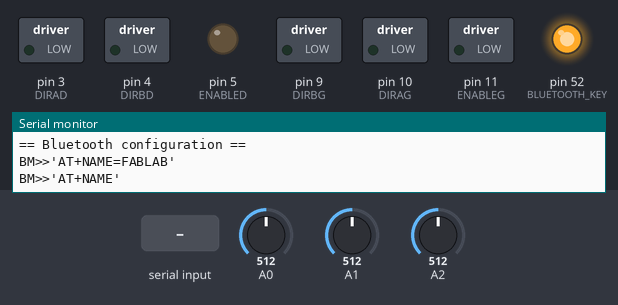
The sketch below on a simulated Arduino Mega 2560, built with avr-gcc and run on an emulated ATmega2560. Parts: switched loads named in the sketch (green lamp = pin HIGH), output pins drawn as LEDs (lit = HIGH), the last lines printed to the serial monitor. The test bench sets the inputs (shaded band); at power-on: A0 = 512, A1 = 512, A2 = 512. The modem accepts every AT command (registered, SIM ready, sends succeed) and sends nothing else.

Above: at 18.0 s.
18.1 s: "AT" received over the second serial link
20.6 s: "90,45\n" received over the second serial link
At 23.0 s:
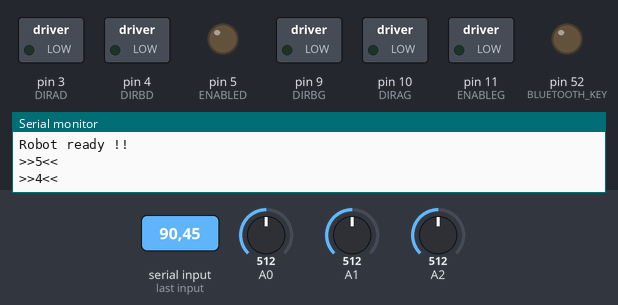
At 28.2 s:
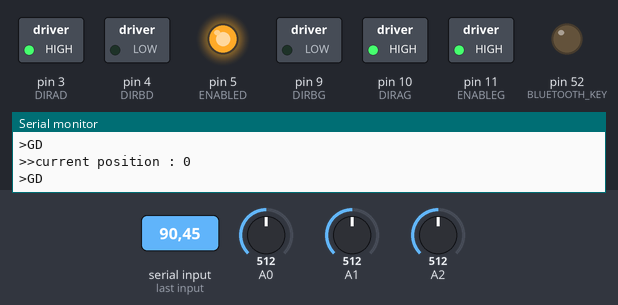
Timing chart, 0 to 29.2 s (numbered marks = the images above; inputs shaded):
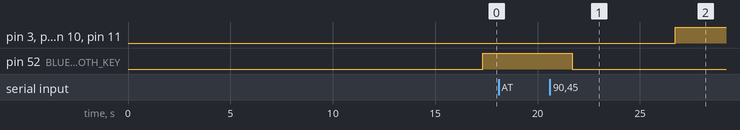

The sketch:

sensor_motors_bluetooth.ino
```cpp
#include <string.h>
#include <QTRSensors.h>

//////////////////////////////////////
// MOTORS
/////////////////////////////////////
// M1 PWM 1
#define ENABLEG 11
// M1 Direction 0/1 2
#define DIRAG 10
// M1 Direction 1/0 7
#define DIRBG 9
// M2 PWN 9
#define ENABLED 5
// M2 Direction 0/1 15
#define DIRAD 3
// M2 Direction 1/0 10
#define DIRBD 4

// VCC 8 && 16
// GND 4 && 13
// GND 5 && 12
// MotorG 3 && 6
// MotorD 14 && 11

//////////////////////////////////////
// SENSORS
/////////////////////////////////////
const int sensorInput1 = 0;
const int sensorInput2 = 1;
const int sensorInput3 = 2;
const int SENSOR_DELTA = 250;
QTRSensorsAnalog sensors ((unsigned char[]) {sensorInput1, sensorInput2, sensorInput3}, 3);

//////////////////////////////////////
// BLUETOOTH
/////////////////////////////////////
//const int BLUETOOTH_RX = 14; // TX3
//const int BLUETOOTH_TX = 15; // RX3
const int BLUETOOTH_KEY = 52; // KEY
const int AT_COMMAND_WAIT_TIME = 250; // time in ms to wait after command printed

// prefix for actions
const String SPEED_CHOOSE_PREFIX = "A";
const String SPEED_VALUE_PREFIX = "D";
const String DIRECTION_UP = "GO";
const String DIRECTION_BACK = "BACK";
const String DIRECTION_LEFT = "LEFT";
const String DIRECTION_RIGHT = "RIGHT";
const String DIRECTION_STOP = "STOP";
const String DIRECTION_BACK_CANCEL = "back";
const String DIRECTION_UP_CANCEL = "go";
const String DIRECTION_LEFT_CANCEL = "left";
const String DIRECTION_RIGHT_CANCEL = "right";
const String MANUAL_MODE = "MANUAL";
const String AUTO_MODE = "AUTO";

// Global vars
boolean isAutoMode = true;
int currentMotorsSpeed = 255;
int currentPosition = 0;

void setup() {
  // Power pins
  pinMode(ENABLEG, OUTPUT);
  pinMode(ENABLED, OUTPUT);

  // Rotation pins
  pinMode(DIRAG, OUTPUT);
  pinMode(DIRBG, OUTPUT);
  pinMode(DIRAD, OUTPUT);
  pinMode(DIRBD, OUTPUT);

  // Bluetooth pins
  pinMode(BLUETOOTH_KEY, OUTPUT);
  digitalWrite(BLUETOOTH_KEY, LOW);

  // serials initializations
  Serial.begin(9600);
  Serial3.begin(9600); // for bluetooth

  Serial.println("== Robot starting sequence ==");
  delay(2500);

  Serial.println("== Sensors calibration ==");
  delay(2500);
  for(int i =0; i < 250; i++){
    Serial.print(i);
    Serial.print("/");
    Serial.println(250);

    sensors.calibrate();
    delay(20);
  }
  Serial.println("== end of sensors calibration ==");
  Serial.println("== Bluetooth configuration ==");
  delay(1000);

  runCommand("AT+NAME=FABLAB", true);
  runCommand("AT+NAME", true);
  runCommand("AT+PSWD=2018", true);
  runCommand("AT+PSWD?", true);
  Serial.println("== end bluetooth configuration ==");

  Serial.println("Robot ready !!");

  for(int i = 5; i > 0; i--){
    Serial.print(">>");
    Serial.print(i);
    Serial.println("<<");
    //Serial.println(">>" + i + "<<");
    delay(1000);
  }
}

void loop() {
  // check serial input
  checkSerialInput();

  // check bluetooth input
  checkBluetoothInput();

  // position calculation
  currentPosition = calculateCurrentPosition();

  if(isAutoMode){
    Serial.print(">>current position : ");
    Serial.println(currentPosition);
    runAutoMode(currentPosition, currentMotorsSpeed);
  }else{
    runMotors(currentMotorsSpeed, true, true, false);
  }

  delay(50);
}

int calculateCurrentPosition(){
  unsigned int sensorsValues[3];
  int position = sensors.readLine(sensorsValues );
  position = position - 1000;

  return position;
}

void runAutoMode(int currentPosition, int motorSpeed){
  if(currentPosition < -250){
    runMotors(motorSpeed, false, true, true);
    Serial.println(">DD");
  }else if(currentPosition > 250){
    runMotors(motorSpeed, true, false, true);
    Serial.println(">GG");
  }else{
    runMotors(motorSpeed, true, true, false);
    Serial.println(">GD");
  }
}

/**
 * Run a motor (left / right / both)
 *
 * motorSpeed : motor speed (value between 0 and 255)
 * isMotorLeft : run the left motor
 * isMotorRight : run the right motor
 * stopOther : stop the other motor (if one of the two motors must be stopped)
 */
void runMotors(int motorSpeed, boolean isMotorLeft, boolean isMotorRight, boolean stopOther){
  // Rotation direction
  digitalWrite(DIRAG,HIGH);
  digitalWrite(DIRBG,LOW);

  digitalWrite(DIRAD,HIGH);
  digitalWrite(DIRBD,LOW);

  // controls for motors speed
  if(motorSpeed < 0){
    motorSpeed = 0;
  }else if(motorSpeed > 255){
    motorSpeed = 255;
  }

  if(isMotorLeft && isMotorRight){
    analogWrite(ENABLEG, motorSpeed);
    analogWrite(ENABLED, motorSpeed);
  }else if(isMotorLeft && !isMotorRight){
    analogWrite(ENABLEG, motorSpeed);
    if(stopOther){
      analogWrite(ENABLED, 0);
    }
  }else if(isMotorRight && !isMotorLeft){
    analogWrite(ENABLED, motorSpeed);
    if(stopOther){
      analogWrite(ENABLEG, 0);
    }
  }else{
    analogWrite(ENABLEG, 0);
    analogWrite(ENABLED, 0);
  }
}

/**
 * Send a commond to the bluetooth module
 *
 * command : command to send
 * isATCommand : specify if the command is for the module configuration or is to send to connected devices
 */
void runCommand(String command, boolean isATCommand){
  if(command.length() > 0){
    Serial.print("BM>>'");
    Serial.print(command);
    Serial.println("'");

    // activate command mode
    if(isATCommand){
      digitalWrite(BLUETOOTH_KEY, HIGH);
    }

    // print command
    Serial3.print(command);
    Serial3.print("\r\n");

    // wait for answer
    delay(300);

    // get and print answer
    if(Serial3.available()){
      String input = Serial3.readString();
      Serial.print("BM<<");
      Serial.println(input);
    }

    // unactive command mode
    if(isATCommand){
      digitalWrite(BLUETOOTH_KEY, LOW);
    }
  }
}

/**
 * Check if a command was send by us and treat it
 */
void checkSerialInput(){
  if(Serial.available()){
    String input;
    input = Serial.readString();

    if(input.length() >= 2){
      if(input.startsWith("AT")){
        runCommand(input, true);
      }
    }
  }
}

/**
 * Check if the module sent us a value and treat it
 */
void checkBluetoothInput(){
  if(Serial3.available()){
    String input;
    input = Serial3.readString();

    Serial.print("<<");
    Serial.println(input);

    if(input.startsWith(MANUAL_MODE)){
      isAutoMode = false;
    }else if(input.startsWith(AUTO_MODE)){
      isAutoMode = true;
    }else if(input.startsWith(SPEED_CHOOSE_PREFIX) && input.endsWith(SPEED_CHOOSE_PREFIX)){
      currentMotorsSpeed = input.substring(SPEED_CHOOSE_PREFIX.length(), input.length() - SPEED_CHOOSE_PREFIX.length()).toInt();

      String speedValue = "*" + SPEED_VALUE_PREFIX + currentMotorsSpeed + "*";
      runCommand(speedValue, false);
    }else if(input.startsWith(DIRECTION_UP)){
      Serial.println("== GO ==");
    }else if(input.startsWith(DIRECTION_UP_CANCEL)){
      Serial.println("== STOP ==");
    }else if(input.startsWith(DIRECTION_STOP)){
        Serial.println("== STOP ==");
    }else if(!isAutoMode){
      // checks manual directions only if in manual mode
      if(input.startsWith(DIRECTION_LEFT)){
        Serial.println("== LEFT ==");
      }else if(input.startsWith(DIRECTION_LEFT_CANCEL)){
        Serial.println("== LEFT STOP ==");
      }else if(input.startsWith(DIRECTION_RIGHT)){
        Serial.println("== RIGHT ==");
      }else if(input.startsWith(DIRECTION_RIGHT_CANCEL)){
        Serial.println("== RIGHT STOP ==");
      }else if(input.startsWith(DIRECTION_BACK)){
        Serial.println("== BACK ==");
      }else if(input.startsWith(DIRECTION_BACK_CANCEL)){
        Serial.println("== BACK_STOP ==");
      }
    }
  }
}
```
